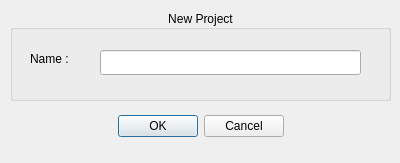
<?xml version="1.0" encoding="UTF-8"?>
<ui version="4.0">
 <class>CDialogNewProject</class>
 <widget class="QDialog" name="CDialogNewProject">
  <property name="geometry">
   <rect>
    <x>0</x>
    <y>0</y>
    <width>400</width>
    <height>163</height>
   </rect>
  </property>
  <property name="windowTitle">
   <string>Dialog</string>
  </property>
  <widget class="QDialogButtonBox" name="buttonBox">
   <property name="geometry">
    <rect>
     <x>30</x>
     <y>110</y>
     <width>341</width>
     <height>32</height>
    </rect>
   </property>
   <property name="autoFillBackground">
    <bool>false</bool>
   </property>
   <property name="orientation">
    <enum>Qt::Horizontal</enum>
   </property>
   <property name="standardButtons">
    <set>QDialogButtonBox::Cancel|QDialogButtonBox::Ok</set>
   </property>
   <property name="centerButtons">
    <bool>true</bool>
   </property>
  </widget>
  <widget class="QGroupBox" name="groupBox">
   <property name="geometry">
    <rect>
     <x>10</x>
     <y>10</y>
     <width>381</width>
     <height>91</height>
    </rect>
   </property>
   <property name="title">
    <string>New Project</string>
   </property>
   <property name="alignment">
    <set>Qt::AlignCenter</set>
   </property>
   <widget class="QLabel" name="label">
    <property name="geometry">
     <rect>
      <x>20</x>
      <y>40</y>
      <width>67</width>
      <height>17</height>
     </rect>
    </property>
    <property name="text">
     <string>Name : </string>
    </property>
   </widget>
   <widget class="QLineEdit" name="lineEdit_name">
    <property name="geometry">
     <rect>
      <x>90</x>
      <y>40</y>
      <width>261</width>
      <height>25</height>
     </rect>
    </property>
    <property name="alignment">
     <set>Qt::AlignCenter</set>
    </property>
   </widget>
  </widget>
 </widget>
 <resources/>
 <connections>
  <connection>
   <sender>buttonBox</sender>
   <signal>accepted()</signal>
   <receiver>CDialogNewProject</receiver>
   <slot>accept()</slot>
   <hints>
    <hint type="sourcelabel">
     <x>248</x>
     <y>254</y>
    </hint>
    <hint type="destinationlabel">
     <x>157</x>
     <y>274</y>
    </hint>
   </hints>
  </connection>
  <connection>
   <sender>buttonBox</sender>
   <signal>rejected()</signal>
   <receiver>CDialogNewProject</receiver>
   <slot>reject()</slot>
   <hints>
    <hint type="sourcelabel">
     <x>316</x>
     <y>260</y>
    </hint>
    <hint type="destinationlabel">
     <x>286</x>
     <y>274</y>
    </hint>
   </hints>
  </connection>
 </connections>
</ui>
